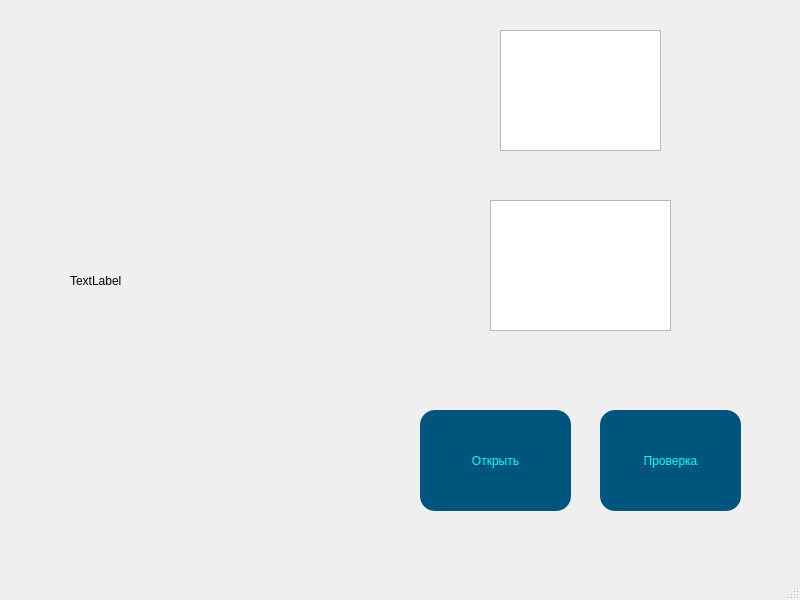
<?xml version="1.0" encoding="UTF-8"?>
<ui version="4.0">
 <class>MainWindow</class>
 <widget class="QMainWindow" name="MainWindow">
  <property name="geometry">
   <rect>
    <x>0</x>
    <y>0</y>
    <width>800</width>
    <height>600</height>
   </rect>
  </property>
  <property name="windowTitle">
   <string>MainWindow</string>
  </property>
  <widget class="QWidget" name="centralwidget">
   <widget class="QTextBrowser" name="textBrowser_name_file">
    <property name="geometry">
     <rect>
      <x>500</x>
      <y>30</y>
      <width>161</width>
      <height>121</height>
     </rect>
    </property>
   </widget>
   <widget class="QTextBrowser" name="textBrowser_error">
    <property name="geometry">
     <rect>
      <x>490</x>
      <y>200</y>
      <width>181</width>
      <height>131</height>
     </rect>
    </property>
   </widget>
   <widget class="QLabel" name="json_text">
    <property name="geometry">
     <rect>
      <x>70</x>
      <y>40</y>
      <width>331</width>
      <height>481</height>
     </rect>
    </property>
    <property name="text">
     <string>TextLabel</string>
    </property>
   </widget>
   <widget class="QPushButton" name="pushButton">
    <property name="geometry">
     <rect>
      <x>420</x>
      <y>410</y>
      <width>151</width>
      <height>101</height>
     </rect>
    </property>
    <property name="styleSheet">
     <string notr="true">background-color:rgb(0, 85, 127);
color:rgb(0, 255, 255);
border-radius: 15px;</string>
    </property>
    <property name="text">
     <string>Открыть</string>
    </property>
   </widget>
   <widget class="QPushButton" name="pushButton_2">
    <property name="geometry">
     <rect>
      <x>600</x>
      <y>410</y>
      <width>141</width>
      <height>101</height>
     </rect>
    </property>
    <property name="styleSheet">
     <string notr="true">background-color:rgb(0, 85, 127);
color:rgb(0, 255, 255);
border-radius: 15px;</string>
    </property>
    <property name="text">
     <string>Проверка</string>
    </property>
   </widget>
  </widget>
  <widget class="QMenuBar" name="menubar">
   <property name="geometry">
    <rect>
     <x>0</x>
     <y>0</y>
     <width>800</width>
     <height>22</height>
    </rect>
   </property>
  </widget>
  <widget class="QStatusBar" name="statusbar"/>
 </widget>
 <resources/>
 <connections/>
</ui>
